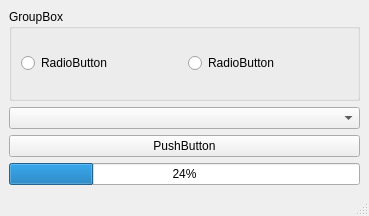
<?xml version="1.0" encoding="UTF-8"?>
<ui version="4.0">
 <class>MainWindow</class>
 <widget class="QMainWindow" name="MainWindow">
  <property name="geometry">
   <rect>
    <x>0</x>
    <y>0</y>
    <width>369</width>
    <height>216</height>
   </rect>
  </property>
  <property name="windowTitle">
   <string>MainWindow</string>
  </property>
  <widget class="QWidget" name="centralwidget">
   <layout class="QVBoxLayout" name="verticalLayout">
    <item>
     <widget class="QGroupBox" name="grbxRButtons">
      <property name="title">
       <string>GroupBox</string>
      </property>
      <layout class="QHBoxLayout" name="horizontalLayout">
       <item>
        <widget class="QRadioButton" name="rbtnR2">
         <property name="text">
          <string>RadioButton</string>
         </property>
        </widget>
       </item>
       <item>
        <widget class="QRadioButton" name="rbtnR1">
         <property name="text">
          <string>RadioButton</string>
         </property>
        </widget>
       </item>
      </layout>
     </widget>
    </item>
    <item>
     <widget class="QComboBox" name="cbxItems"/>
    </item>
    <item>
     <widget class="QPushButton" name="btnButton">
      <property name="text">
       <string>PushButton</string>
      </property>
      <property name="checkable">
       <bool>false</bool>
      </property>
      <property name="flat">
       <bool>false</bool>
      </property>
     </widget>
    </item>
    <item>
     <widget class="QProgressBar" name="progressBar">
      <property name="value">
       <number>24</number>
      </property>
     </widget>
    </item>
   </layout>
  </widget>
  <widget class="QMenuBar" name="menubar">
   <property name="geometry">
    <rect>
     <x>0</x>
     <y>0</y>
     <width>369</width>
     <height>21</height>
    </rect>
   </property>
  </widget>
  <widget class="QStatusBar" name="statusbar"/>
 </widget>
 <resources/>
 <connections/>
</ui>
